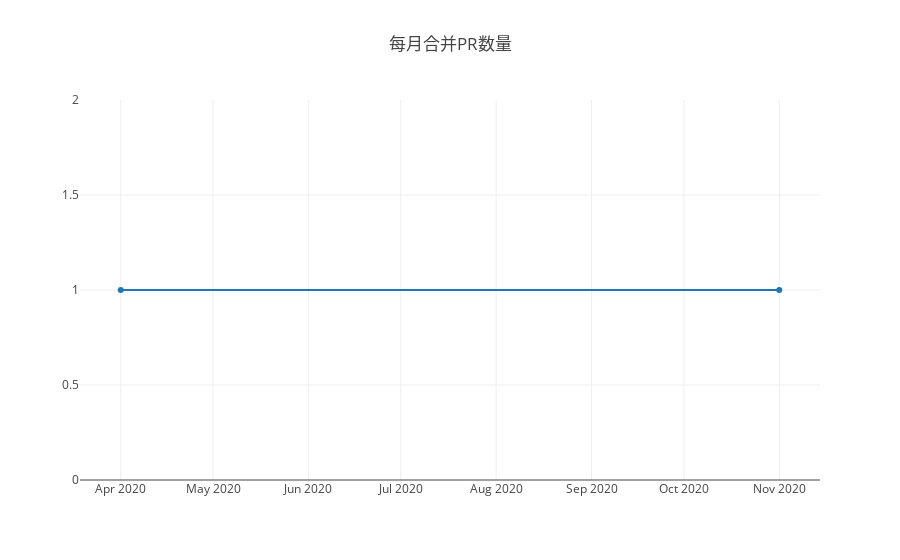

Here is the notebook cell this chart was saved with:
### Code cell
var years = [2015,2016,2017,2018,2019,2020,2021];
var repo_id = 17165658;
Promise.all(
  years.map((year) => {
    return query(`
    select pull_merged_at
    from github_log.events
    where repo_id=${repo_id} and type = 'PullRequestEvent' and toYear (created_at) = ${year}
    `);
  })
).then((data) => {
  const mergeData = {};
  for (let i = 0; i < data.length; i++) {
    for (let j = 0; j < data[i].length; j++) {
        if (data[i][j].pull_merged_at != null) {
            if (mergeData.hasOwnProperty(data[i][j].pull_merged_at.slice(0, 7))) {
              mergeData[data[i][j].pull_merged_at.slice(0, 7)] += 1;
            } else {
              mergeData[data[i][j].pull_merged_at.slice(0, 7)] = 1;
            }
        }
    }
  }
  const mergeDataOrder = Object.fromEntries(Object.entries(mergeData).sort());
  let month = [];
  let mergeNum = [];
  for (const key in mergeDataOrder) {
      if(key>'2015'){
        month.push(key);
        mergeNum.push(mergeDataOrder[key]);
      }
  }

  openDigger.render.plotly([
    {
      x: month,
      y: mergeNum,
      type: "scatter",
    },
  ], { title: "每月合并PR数量" });
});

### Figure 1 — Plotly figure (JSON) as saved in the notebook; plotly's stock layout.template omitted (floating-point values rounded to 4 significant figures)
{"data": [{"type": "scatter", "x": ["2020-04", "2020-11"], "y": [1, 1]}], "layout": {"autosize": true, "title": {"text": "每月合并PR数量"}, "xaxis": {"autorange": true, "range": ["2020-03-19 08:26:29.3715", "2020-11-13 15:33:30.6285"], "type": "date"}, "yaxis": {"autorange": true, "range": [0, 2], "type": "linear"}}}
